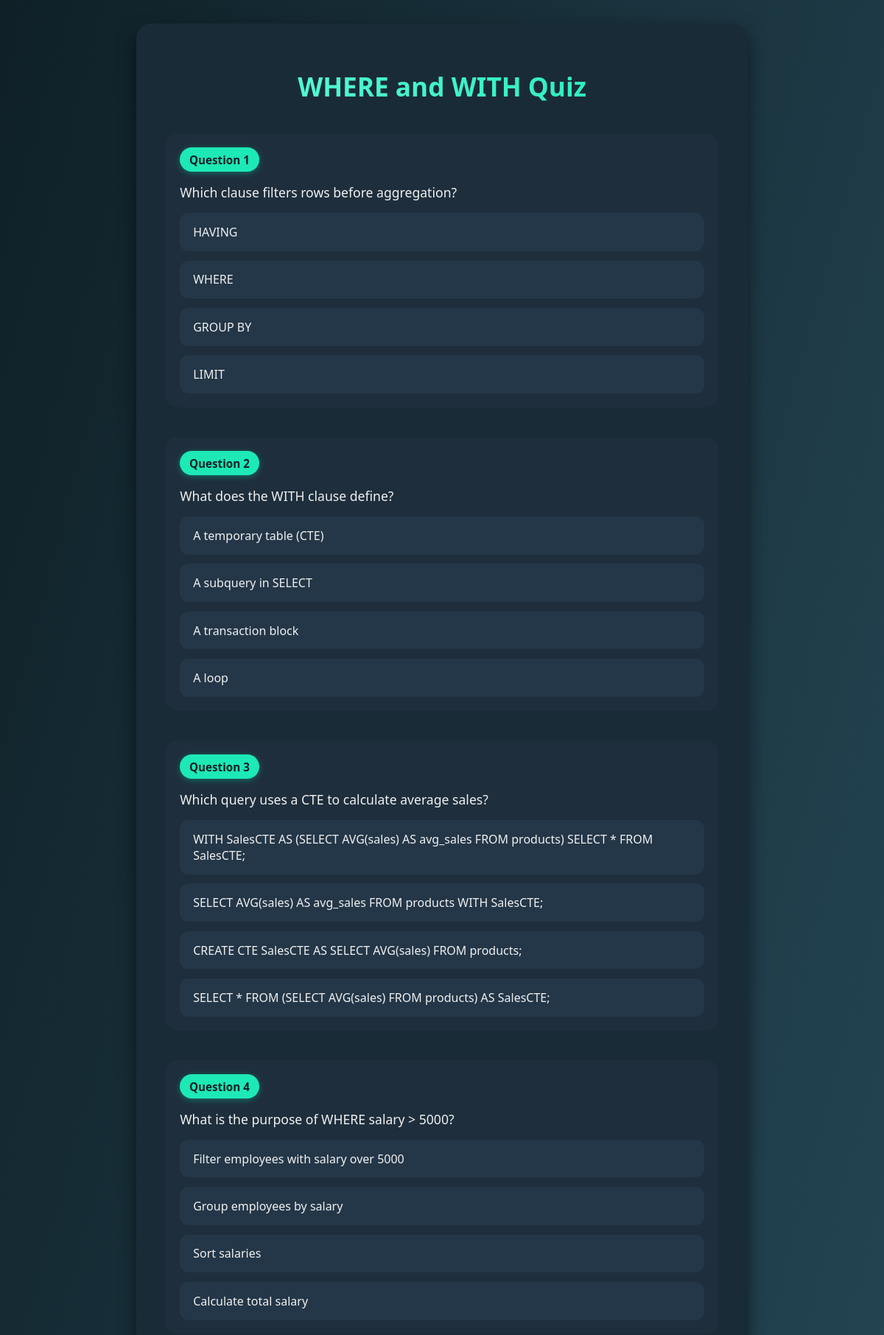
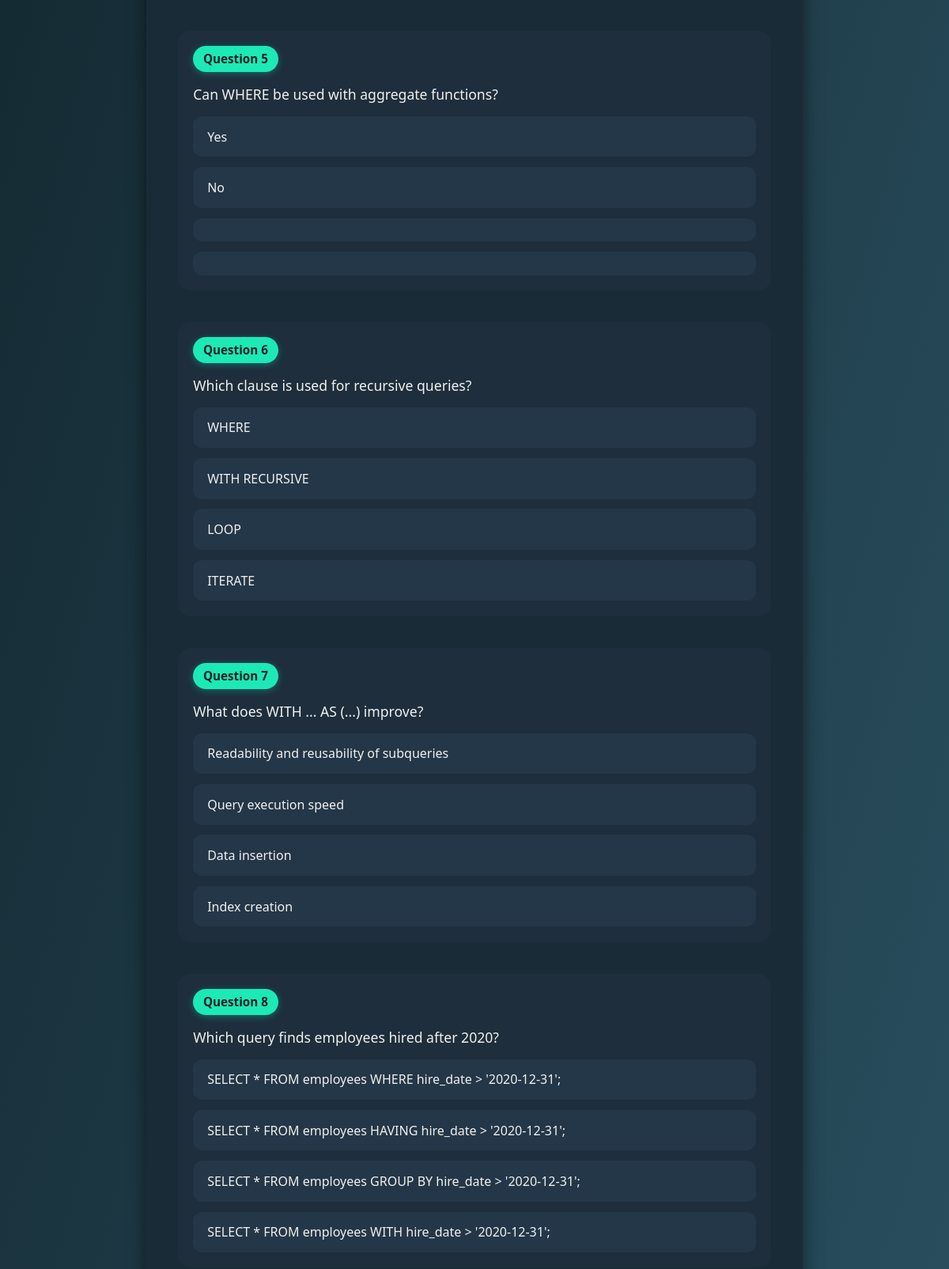
Screenshot of /quiz/WHERE and WITH (signed in, upper part) with the database file from the repository (2 pictures, top to bottom).
### app.py (models this page shows)
class Quiz(db.Model):
    id = db.Column(db.Integer, primary_key=True)
    topic = db.Column(db.String(100), nullable=False)
    question = db.Column(db.String(255), nullable=False)
    option1 = db.Column(db.String(100), nullable=False)
    option2 = db.Column(db.String(100), nullable=False)
    option3 = db.Column(db.String(100), nullable=False)
    option4 = db.Column(db.String(100), nullable=False)
    correct_option = db.Column(db.String(100), nullable=False)  # 1, 2, 3, or 4

### app.py (the view, shortened to what this page needs)
@app.route('/quiz/<topic>', methods=['GET', 'POST'])
def quiz(topic):
    if 'user_id' not in session:
        return redirect(url_for('login'))
    user = User.query.get(session['user_id'])
    questions = Quiz.query.filter_by(topic=topic).all()
    return render_template('quiz.html', questions=questions, topic=topic)

### templates/quiz.html (shortened to what this page needs)
<!DOCTYPE html>
<html lang="en">
<head>
</head>
<body>
    <form method="post">
        <h2>{{ topic }} Quiz</h2>
        {% for q in questions %}
        <div class="question-block">
            <span class="question-number">Question {{ loop.index }}</span>
            <p>{{ q.question }}</p>
            <div class="option-container">
                <label for="q{{ q.id }}_1" class="option-label">{{ q.option1 }}</label>
                <label for="q{{ q.id }}_2" class="option-label">{{ q.option2 }}</label>
                <label for="q{{ q.id }}_3" class="option-label">{{ q.option3 }}</label>
                <label for="q{{ q.id }}_4" class="option-label">{{ q.option4 }}</label>
            </div>
        </div>
        {% endfor %}
    </form>
</body>
</html>

### templates/quiz.html (style rules this page uses)
:root { --primary: #0f2027; --secondary: #203a43; --highlight: #2c5364; --text-light: #f0f0f0; --accent: #1de9b6; --card: #1a2b38; --shadow: rgba(0, 0, 0, 0.5); }
body { background: linear-gradient(to bottom right, var(--primary), var(--highlight)); color: var(--text-light); font-family: 'Segoe UI', sans-serif; margin: 0; padding: 2rem; display: flex; justify-content: center; }
form { background: var(--card); padding: 2rem 2.5rem; border-radius: 20px; box-shadow: 0 10px 25px var(--shadow); max-width: 750px; width: 100%; }
h2 { text-align: center; font-size: 2.2rem; background: -webkit-linear-gradient(45deg, #64ffda, #1de9b6); -webkit-background-clip: text; -webkit-text-fill-color: transparent; margin-bottom: 2.5rem; }
.question-block { margin-bottom: 2.5rem; padding: 1.2rem; border-radius: 16px; background: #1e2e3c; box-shadow: inset 0 0 0 rgba(255,255,255,0); transition: 0.3s; }
.question-number { background: var(--accent); color: var(--primary); display: inline-block; font-weight: bold; padding: 0.4rem 0.8rem; border-radius: 20px; font-size: 0.95rem; margin-bottom: 0.6rem; box-shadow: 0 2px 8px rgba(0, 255, 204, 0.3); }
.question-block p { font-size: 1.1rem; margin: 0.4rem 0 1rem; }
.option-container { display: flex; flex-direction: column; gap: 0.8rem; }
.option-label { padding: 0.8rem 1rem; border-radius: 12px; background: #243748; border: 2px solid transparent; cursor: pointer; transition: 0.2s ease; }

### rows the page displays
Quiz: question "Which clause filters rows before aggregation?", option1 "HAVING", option2 "WHERE", option3 "GROUP BY", option4 "LIMIT"
Quiz: question "What does the WITH clause define?", option1 "A temporary table (CTE)", option2 "A subquery in SELECT", option3 "A transaction block", option4 "A loop"
Quiz: question "Which query uses a CTE to calculate average sales?", option1 "WITH SalesCTE AS (SELECT AVG(sales) AS avg_sales FROM products) SELECT * FROM SalesCTE;", option2 "SELECT AVG(sales) AS avg_sales FROM products WITH SalesCTE;", option3 "CREATE CTE SalesCTE AS SELECT AVG(sales) FROM products;", option4 "SELECT * FROM (SELECT AVG(sales) FROM products) AS SalesCTE;"
Quiz: question "What is the purpose of WHERE salary > 5000?", option1 "Filter employees with salary over 5000", option2 "Group employees by salary", option3 "Sort salaries", option4 "Calculate total salary"
Quiz: question "Can WHERE be used with aggregate functions?", option1 "Yes", option2 "No"
Quiz: question "Which clause is used for recursive queries?", option1 "WHERE", option2 "WITH RECURSIVE", option3 "LOOP", option4 "ITERATE"
Quiz: question "What does WITH ... AS (...) improve?", option1 "Readability and reusability of subqueries", option2 "Query execution speed", option3 "Data insertion", option4 "Index creation"
Quiz: question "Which query finds employees hired after 2020?", option1 "SELECT * FROM employees WHERE hire_date > '2020-12-31';", option2 "SELECT * FROM employees HAVING hire_date > '2020-12-31';", option3 "SELECT * FROM employees GROUP BY hire_date > '2020-12-31';", option4 "SELECT * FROM employees WITH hire_date > '2020-12-31';"

### other values shown
{{ topic }} "WHERE and WITH"
